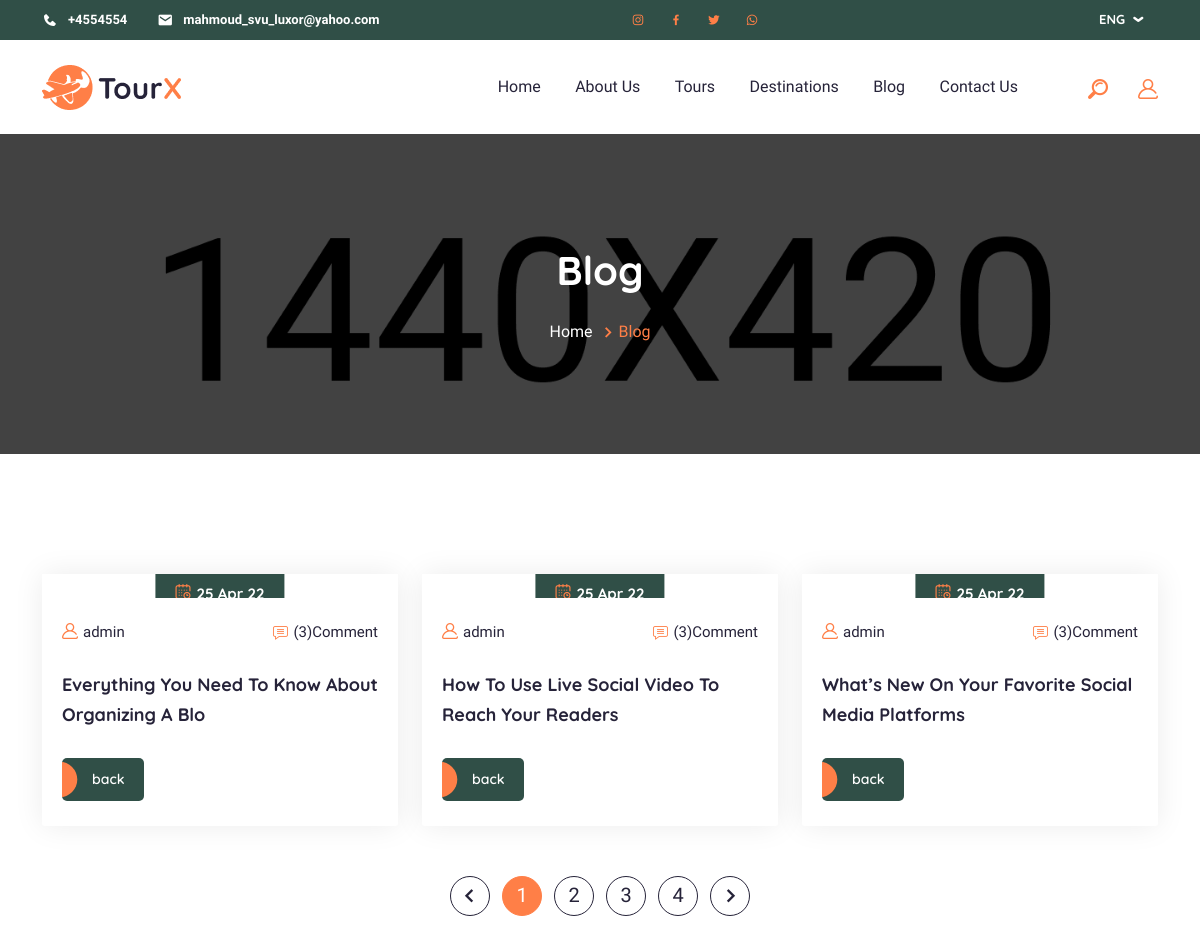
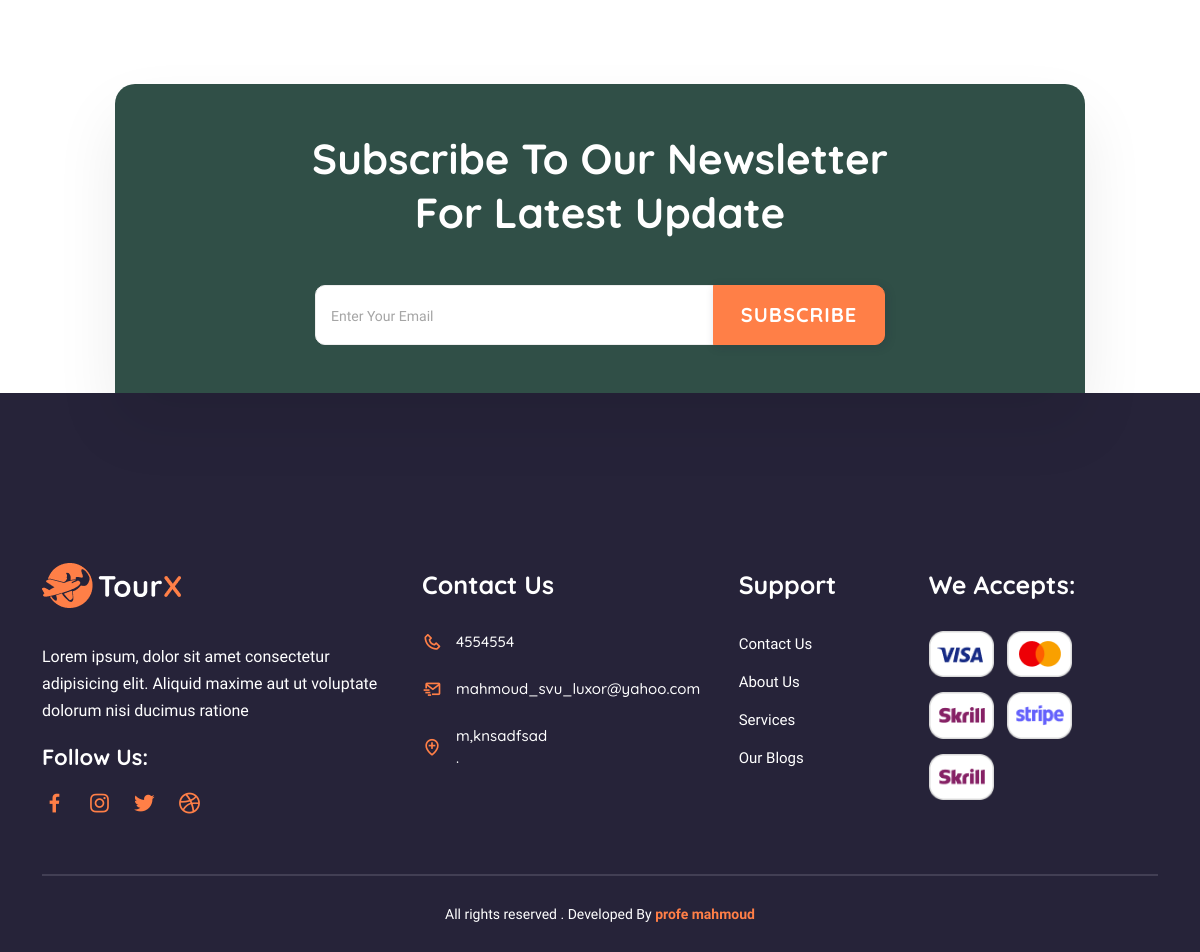
Page /all_posts on the committed database (2 pictures, top to bottom).
### contact/models.py (models this page shows, shortened)
class Info(models.Model):
    place = models.CharField(max_length=50)
    phone_number  = models.CharField(max_length=20)
    email = models.EmailField(max_length=254)
    instagram= models.URLField(max_length=254)
    facebook= models.URLField(max_length=254)
    twitter= models.URLField(max_length=254)
    WhatsApp= models.URLField(max_length=254)

### Post/models.py (models this page shows)
class Post (models.Model):
    user = models.ForeignKey(User , on_delete=models.CASCADE)
    tags = TaggableManager()
    title = models.CharField(max_length=50)
    content = RichTextField()
    category = models.ForeignKey('category', related_name='Post_category', on_delete=models.CASCADE)
    image = models.ImageField(upload_to="main_product"  ,blank=True, null=True)
    image1 = models.ImageField(upload_to="main_product", blank=True, null=True)
    image2 = models.ImageField(upload_to="main_product" , blank=True, null=True)
    created = models.DateTimeField(default=timezone.now)
    active  = models.BooleanField(default=True)
    def __str__(self):
       return self.title

### Post/views.py (the view)
# urls.py: url('all_posts' , views.all_posts , name='all_posts'),
def all_posts(request):
    all_posts = Post.objects.all()
    Infoo = Info.objects.all()[:1]
    paginator = Paginator(all_posts, 5) # Show 25 contacts per page.
    page_number = request.GET.get('page')
    page_obj = paginator.get_page(page_number)
    context = {'all_posts' :page_obj,'Infoo' :Infoo  }
    return render(request ,  'all_posts.html',context)

### Post/templates/all_posts.html (shortened to what this page needs)
{% extends "base.html" %}
{% block body %}
<div class="breadcrumb-area">
    <div class="container">
        <div class="row">
            <div class="col-lg-12 col-md-12 col-sm-12">
                <div class="breadcrumb-wrap">
                    <h2>Blog</h2>
                    <ul class="breadcrumb-links">
                        <li>
                            <a href="{% url 'Post:index'%}">Home</a>
                            <i class="bx bx-chevron-right"></i>
                        </li>
                        <li>Blog</li>
                    </ul>
                </div>
            </div>
        </div>
    </div>
</div>
<div class="blog-wrapper pt-90">
    <div class="container">
        <div class="row">
          {% for post in all_posts %}
            <div class="col-lg-4 col-md-6 col-sm-6">
                <div class="blog-card">
                    <div class="blog-img">
                        <div class="blog-date"><i class="flaticon-calendar"></i> {{post.created|date:"j M y "}}</div>
                    </div>
                    <div class="blog-details">
                        <div class="blog-info">
                            <a class="blog-writer" href="#"><i class="flaticon-user"></i>{{post.user}}</a>
                            <a class="blog-comment" href="#"><i
                                    class="flaticon-comment"></i><span>(3)</span>Comment</a>
                        </div>
                        <a href="{% url 'Post:post' post.id %}" class="blog-title">{{post}}</a>
                      <div class="col-lg-12 col-md-12">
                            <div class="newsletter-wrapper">
                        <div class="blog-btn">
                            <a href="{% url 'Post:post' post.id %}" class="btn-common-sm">back</a>
                        </div>
                      </div>
                      </div>
                    </div>
                </div>
            </div>
            {% endfor %}
          </div>
          </div>
        <div class="row">
            <div class="col-lg-12">
                <div class="pagination mt-50">
                    <a href="#"><i class="bx bx-chevron-left"></i></a>
                    <a href="#" class="active">1</a>
                    <a href="#">2</a>
                    <a href="#">3</a>
                    <a href="#">4</a>
                    <a href="#"><i class="bx bx-chevron-right"></i></a>
                </div>
            </div>
        </div>
      </div>
<div class="newsletter-area pt-120">
    <div class="container">
        <div class="row">
            <div class="col-lg-12 col-md-12">
                <div class="newsletter-wrapper">
                    <h2>Subscribe To Our Newsletter
                        For Latest Update</h2>
                    <form>
                        <div class="input-group newsletter-input">
                            <input type="text" class="form-control" placeholder="Enter Your Email"
                                aria-label="Recipient's username" aria-describedby="button-addon2">
                            <button class="btn btn-outline-secondary" type="button" id="button-addon2">Subscribe</button>
                        </div>
                    </form>
                </div>
            </div>
        </div>
    </div>
{% endblock body%}

### templates/base.html (shortened to what this page needs)
{% load static %}
<!doctype html>
<html lang="en">
<head>
    <link rel="stylesheet" href=" {% static  'assets/css/animate.css'%}">
    <link rel="stylesheet" href="  {% static  'assets/css/magnific-popup.css'%}">
    <link rel="stylesheet" href="  {% static  'assets/css/bootstrap.min.css'%}">
    <link rel="stylesheet" href=" {% static  'assets/css/boxicons.min.css'%}">
    <link rel="stylesheet" href="{% static  'assets/font/flaticon.css'%}">
    <link rel="stylesheet" href="{% static  'assets/css/owl.carousel.min.css'%}">
    <link rel="stylesheet" href="{% static  'assets/css/style.css'%}">
    <link rel="stylesheet" href="{% static  'assets/css/responsive.css'%}">
</head>
<body>
         <div class="topbar-area">
             <div class="container">
                 <div class="row">
                      {% for Info in Infoo %}
                     <div class="col-lg-5 col-md-5 tob-contact-row">
                         <div class="topbar-contact">
                             <ul>
                                 <li><i class='bx bxs-phone'></i><a href="{{Info.phone_number}}">+{{Info.phone_number}}</a></li>
                                 <li><i class='bx bxs-envelope'></i><a href=" {{Info.email}}">  {{Info.email}}</a></li>
                             </ul>
                         </div>
                     </div>
                     <div class="col-lg-4 col-md-6 col-sm-6 col-xs-6 col-6">
                         <div class="topbar-social">
                             <ul>
                                 <li>
                                     <a href="{{Info.instagram}}"><i class='bx bxl-instagram'></i></a>
                                 </li>
                                 <li>
                                     <a href="{{Info.facebook}}"><i class='bx bxl-facebook'></i></a>
                                 </li>
                                 <li>
                                     <a href="{{Info.twitter}}"><i class='bx bxl-twitter'></i></a>
                                 </li>
                                 <li>
                                     <a href="{{Info.WhatsApp}}"><i class='bx bxl-whatsapp'></i></a>
                                 </li>
                             </ul>
                         </div>
                     </div>
                     {% endfor %}
                     <div class="col-lg-3 col-md-6 col-sm-6 col-xs-6 col-6">
                           <div class="custom-select languege-select">
                                <select>
                                  <option value="0">ENG</option>
                                </select>
                            </div>
                     </div>
                 </div>
             </div>
         </div>
    <header>
        <div class="header-area">
            <div class="container">
                <div class="row">
                    <div class="col-lg-2 col-md-12 col-sm-12 col-xs-12">
                       <div class="navbar-wrap">
                        <div class="logo d-flex justify-content-between">
                            <a href="{% url 'Post:index'%}" class="navbar-brand"> <img src="    {% static  'assets/images/logo.png'%}" alt=""></a>
                        </div>
                       </div>
                    </div>
                    <div class="col-lg-10 col-md-10 col-sm-10 col-xs-10">
                        <nav class="main-nav">
                            <ul>
                              <li><a href="{% url 'Post:index'%}">Home </a></li>
                                <li><a href="{% url 'about:aboutList'%}">About us </a></li>
                                <li><a href="{% url 'Tours:Tourslist'%}">Tours </a></li>
                                <li><a href="#">Destinations </a></li>
                                <li><a href="{% url 'Post:all_posts' %}" class="sub-item">Blog </a></li>
                                <li><a href="{% url 'contact' %}">Contact Us </a></li>
                            </ul>
                            <div class="navbar-icons-2">
                                <div class="searchbar-open">
                                    <i class="flaticon-magnifier"></i>
                                </div>
                                <div class="user-dropdown-icon">
                                    <i class="flaticon-user"></i>
                                </div>
                            </div>
                        </nav>
                    </div>
                </div>
            </div>
        </div>
    </header>
        {% block body %}
        {% endblock body%}
            <div class="footer-area">
                <div class="container">
                    <div class="row">
                        <div class="col-lg-4 col-md-12">
                            <div class="footer-info">
                                <div class="footer-logo">
                                    <img src=" {% static  'assets/images/logo-2.png'%}" alt="" class="img-fluid">
                                </div>
                                <p>Lorem ipsum, dolor sit amet consectetur adipisicing elit. Aliquid maxime aut ut voluptate
                                    dolorum nisi ducimus ratione</p>
                                <div class="footer-social-icons">
                                      {% for Info in Infoo %}
                                    <h5>Follow Us:</h5>
                                    <ul>
                                        <li><a href="{{Info.facebook}}"><i class='bx bxl-facebook'></i></a></li>
                                        <li><a href="{{Info.instagram}}"><i class='bx bxl-instagram'></i></a></li>
                                        <li><a href="{{Info.twitter}"><i class='bx bxl-twitter'></i></a></li>
                                        <li><a href="{{Info.WhatsApp}}"><i class='bx bxl-dribbble'></i></a></li>
                                    </ul>
                                </div>
                            </div>
                        </div>
                        <div class="col-lg-8 col-md-12">
                            <div class="row">
                                <div class="col-lg-5 col-md-5 col-sm-7">
                                    <div class="footer-links">
                                        <h5 class="widget-title">Contact us</h5>
                                        <div class="contact-box">
                                            <span><i class="bx bx-phone"></i></span>
                                            <div>
                                                <a href="{{Info.phone_number}}">{{Info.phone_number}}</a>
                                            </div>
                                        </div>
                                        <div class="contact-box">
                                            <span><i class="bx bx-mail-send"></i></span>
                                            <div>
                                                <a href="{{Info.email}}">{{Info.email}}</a>
                                            </div>
                                        </div>
                                        <div class="contact-box">
                                            <span><i class="bx bx-location-plus"></i></span>
                                            <div>
                                                <a href="#"> {{Info.place}} <br>
                                                  .</a>
                                            </div>
                                        </div>
                                    </div>
                                </div>
                               {% endfor %}
                                <div class="col-lg-3 col-md-3 col-sm-5">
                                    <div class="footer-links">
                                        <h5 class="widget-title">support</h5>
                                        <div class="category-list">
                                           <ul>
                                               <li><a href="{% url 'contact' %}">Contact us</a></li>
                                               <li><a href="{% url 'about:aboutList'%}">About us</a></li>
                                               <li><a href="{% url 'about:aboutList'%}">Services</a></li>
                                               <li><a href="{% url 'Post:all_posts' %}">our Blogs</a></li>
                                           </ul>
                                        </div>
                                    </div>
                                </div>
                                <div class="col-lg-4 col-md-4">
                                    <div class="footer-links payment-links">
                                        <h5 class="widget-title">We Accepts:</h5>
                                        <div class="payment-cards">
                                            <img src=" {% static  'assets/images/payment/payment-card-2.png'%}" alt="" class="img-fluid">
                                            <img src="{% static  'assets/images/payment/payment-card-1.png'%}" alt="" class="img-fluid">
                                            <img src="{% static  'assets/images/payment/payment-card-3.png'%}" alt="" class="img-fluid">
                                            <img src="{% static  'assets/images/payment/payment-card-4.png'%}" alt="" class="img-fluid">
                                            <img src="{% static  'assets/images/payment/payment-card-3.png'%}" alt="" class="img-fluid">
                                        </div>
                                    </div>
                                </div>
                            </div>
                        </div>
                    </div>
                    <div class="row">
                       <div class="col-lg-12">
                        <div class="copyrigth-area">
                          <p>All rights reserved . Developed By <a href="#"> profe mahmoud</a></p>
                        </div>
                       </div>
                    </div>
                </div>
            </div>
    </body>
    </html>

### static/assets/css/responsive.css (style rules this page uses)
@media only screen and (min-width: 992px) and (max-width: 1200px) { .blog-card .blog-details a.blog-title { margin: 28px 0; font-weight: 700; font-size: 18px; line-height: 30px; } }
@media only screen and (min-width: 992px) and (max-width: 1200px) { .topbar-area .topbar-contact ul li { margin-right: 30px; } }

### rows in the picture
Info: phone_number "4554554", email "mahmoud_svu_luxor@yahoo.com", place "m,knsadfsad"
Post: created "25 Apr 22", user "admin", title "Everything You Need To Know About Organizing A Blo"
Post: created "25 Apr 22", user "admin", title "How To Use Live Social Video To Reach Your Readers"
Post: created "25 Apr 22", user "admin", title "What’s New On Your Favorite Social Media Platforms"
